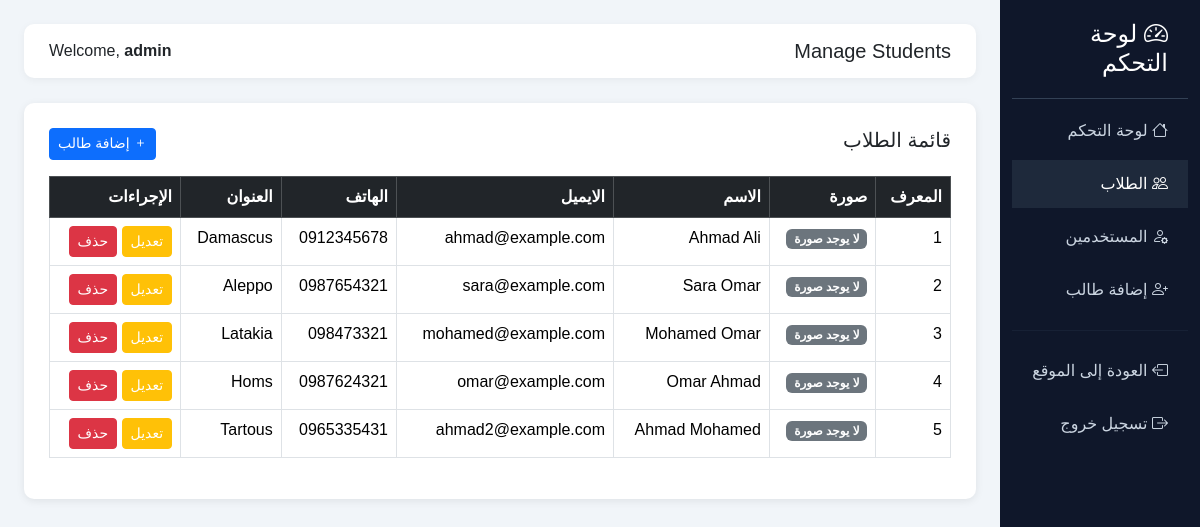
The app's page /admin/students.php (signed in) with its own data.
### tables this page shows
CREATE TABLE IF NOT EXISTS students (
    id INT AUTO_INCREMENT PRIMARY KEY,
    name VARCHAR(100) NOT NULL,
    email VARCHAR(150) NOT NULL,
    phone VARCHAR(30) NOT NULL,
    address VARCHAR(255) NOT NULL,
    photo VARCHAR(255) DEFAULT NULL,
    created_at TIMESTAMP DEFAULT CURRENT_TIMESTAMP
);

### config.php (called while the page is built, shortened)
<?php
function e($value) {
    return htmlspecialchars((string)$value, ENT_QUOTES, 'UTF-8');
}
?>

### admin/students.php (the view, shortened to what this page needs)
<?php
include "../config.php";
include "header.php";
$result = mysqli_query($conn, "SELECT * FROM students ORDER BY id ASC");
?>
            <div class="content-box">
                <div class="d-flex justify-content-between mb-3 flex-wrap gap-2">
                    <h5>قائمة الطلاب</h5>
                    <a href="add_student.php" class="btn btn-primary btn-sm"><i class="bi bi-plus"></i> إضافة طالب</a>
                </div>
                <div class="table-responsive">
                <table class="table table-bordered table-hover">
                    <thead class="table-dark">
                        <tr>
                            <th>المعرف</th>
                            <th>صورة</th>
                            <th>الاسم</th>
                            <th>الايميل</th>
                            <th>الهاتف</th>
                            <th>العنوان</th>
                            <th>الإجراءات</th>
                        </tr>
                    </thead>
                    <tbody>
                        <?php
                        if ($result && mysqli_num_rows($result) > 0) {
                            while ($row = mysqli_fetch_assoc($result)) {
                        ?>
                        <tr>
                            <td><?php echo (int)$row['id']; ?></td>
                            <td>
                                <?php if($row['photo'] != "" && file_exists("../uploads/".$row['photo'])) { ?>
                                    <img src="../uploads/<?php echo e($row['photo']); ?>" width="40" height="40" style="border-radius:50%; object-fit:cover;" alt="photo">
                                <?php } else { ?>
                                    <span class="badge bg-secondary">لا يوجد صورة</span>
                                <?php } ?>
                            </td>
                            <td><?php echo e($row['name']); ?></td>
                            <td><?php echo e($row['email']); ?></td>
                            <td><?php echo e($row['phone']); ?></td>
                            <td><?php echo e($row['address']); ?></td>
                            <td>
                                <a href="edit_student.php?id=<?php echo (int)$row['id']; ?>" class="btn btn-warning btn-sm text-white">تعديل</a>
                                <a href="delete_student.php?id=<?php echo (int)$row['id']; ?>" class="btn btn-danger btn-sm" onclick="return confirm('Delete this student?');">حذف</a>
                            </td>
                        </tr>
                        <?php
                            }
                        } else {
                        ?>
                        <tr><td colspan="7" class="text-center">لا يوجد طلاب</td></tr>
                        <?php } ?>
                    </tbody>
                </table>
                </div>
            </div>
<?php include "footer.php"; ?>

### admin/header.php (style rules this page uses)
body { background: #f1f5f9; font-family: Arial, sans-serif; }
.content-box { background: white; border-radius: 10px; padding: 25px; box-shadow: 0 2px 8px rgba(0,0,0,0.08); }

### records on screen
students: id "1", shows "لا يوجد صورة", name "Ahmad Ali", email "ahmad@example.com", phone "0912345678", address "Damascus"
students: id "2", shows "لا يوجد صورة", name "Sara Omar", email "sara@example.com", phone "0987654321", address "Aleppo"
students: id "3", shows "لا يوجد صورة", name "Mohamed Omar", email "mohamed@example.com", phone "098473321", address "Latakia"
students: id "4", shows "لا يوجد صورة", name "Omar Ahmad", email "omar@example.com", phone "0987624321", address "Homs"
students: id "5", shows "لا يوجد صورة", name "Ahmad Mohamed", email "ahmad2@example.com", phone "0965335431", address "Tartous"

### other values on screen
$page_title "Manage Students"
$_SESSION['username'] "admin"
